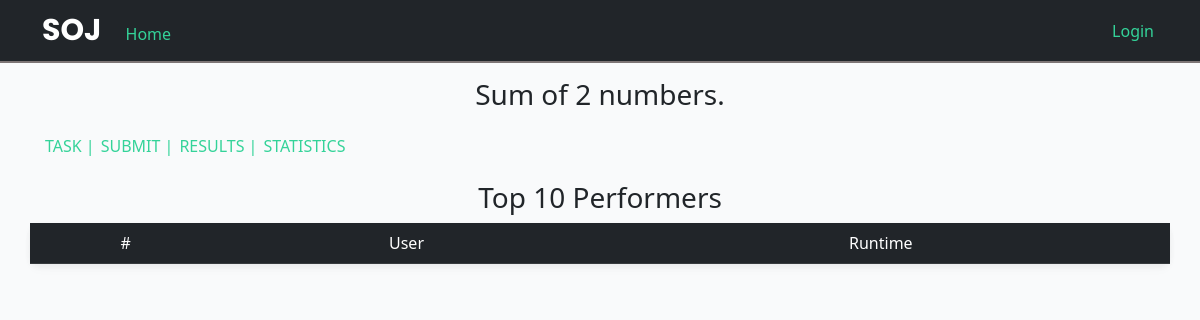
The app's page /prob_stats/1, older data.
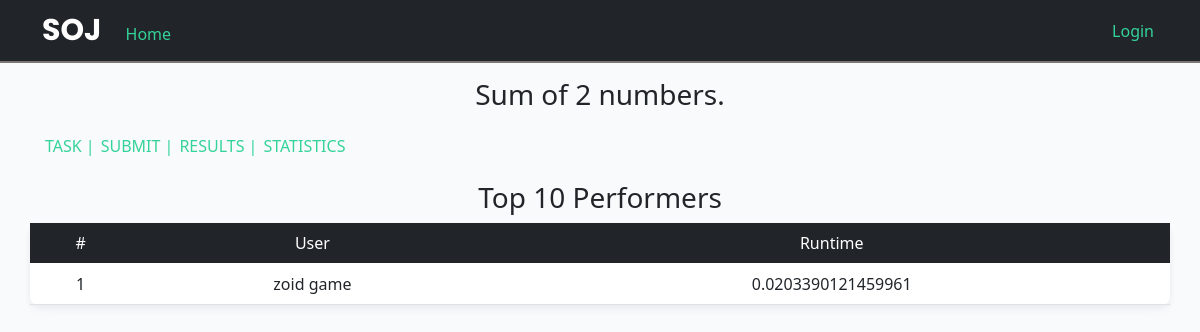
The same page, newer data.
### SOJ/models.py (models this page shows, shortened)
class Problem(db.Model):
    id = db.Column(db.Integer, primary_key=True)
    title = db.Column(db.String(100), nullable=False)
    statement = db.Column(db.String(1000), nullable=False)
    categories = db.Column(db.String(1000), nullable=True)
    input = db.Column(db.String(1000), nullable=False)
    output = db.Column(db.String(1000), nullable=False)
    constraint = db.Column(db.String(1000), nullable=False)
    solved = db.Column(db.Integer, nullable=False, default=0)
    tried = db.Column(db.Integer, nullable=False , default=0)

class User(db.Model, UserMixin):
    id = db.Column(db.Integer, primary_key=True)
    username = db.Column(db.String(20), unique=True, nullable=False)
    email = db.Column(db.String(120), unique=True, nullable=False)
    image_file = db.Column(db.String(20), nullable=False, default='default.jpg')
    password = db.Column(db.String(60), nullable=False)

class Submission(db.Model):
    id = db.Column(db.Integer, primary_key=True)
    user_id = db.Column(db.Integer, nullable=False)
    prob_id = db.Column(db.Integer, nullable=False)
    code = db.Column(db.String(10000), nullable=False)
    language = db.Column(db.String(10), nullable=False)
    date = db.Column(db.DateTime, nullable=False, default=datetime.utcnow)
    runtime = db.Column(db.String(10), nullable=False, default="0")
    status = db.Column(db.String(1), nullable=False, default="U") # U->unsolved A->accepted W->wrong

### SOJ/main/routes.py (the view)
@main.route('/prob_stats/<int:id>')
def prob_stats(id):
    prob = Problem.query.filter_by(id=id).first()
    subs = Submission.query.filter_by(prob_id=id, status='A').all()
    total_subs = len(subs)
    subs.sort(key=lambda x: x.runtime)
    user_visited = {}
    for s in subs[::-1]:
        if (s.user_id not in user_visited):
            user_visited[s.user_id] = s.runtime
        if (len(user_visited) == 10):
            break
    top_10 = []
    ind = 0
    for (uid, rtime) in sorted(user_visited.items(), key=lambda x: x[1]):
        top_10.append((ind,User.query.filter_by(id=uid).first().username, rtime))
        ind += 1
    return render_template("prob_stats.html", prob=prob, top_10 = top_10)

### SOJ/templates/prob_stats.html (shortened to what this page needs)
{% extends 'layout.html' %}
{% block content %}
<div class="container" style="margin-top:10px; margin-bottom:10px;">
    <p class="text-center fs-3 text-bolder ">{{ prob.title }}</p>
    <div class="d-flex flex-row">
        <a class="custom-link" href="{{ url_for('main.task', id=prob.id) }}" style="padding:3px;">TASK |</a>
        <a class="custom-link" href="{{ url_for('main.submit', id=prob.id) }}" style="padding:3px;"> SUBMIT |</a>
        <a class="custom-link" href="{{ url_for('main.result', prob_id=prob.id) }}" style="padding:3px;"> RESULTS |</a>
        <a class="custom-link" href="" style="padding:3px;"> STATISTICS</a>
    </div>
</div>
<h3 style="text-align: center; margin-top: 20px;">
    Top 10 Performers
</h3>
<div class="container custom-card" style=" padding:0px;">
    <table class="table" style="">
        <thead class="table-dark">
            <tr>
                <td>#</td>
                <td>User</td>
                <td>Runtime</td>
            </tr>
        </thead>
        {% for i in top_10 %}
            <tr>
                <td>{{ i[0]+1 }}</td>
                <td>{{ i[1] }}</td>
                <td>{{ i[2] }}</td>
            </tr>
        {% endfor %}
    </table>
</div>
{% endblock %}

### SOJ/templates/layout.html (shortened to what this page needs)
<!DOCTYPE html>
<html>
<head>
    <link href="https://cdn.jsdelivr.net/npm/bootstrap@5.0.2/dist/css/bootstrap.min.css" rel="stylesheet">
    <link rel="stylesheet" href="{{ url_for('static', filename='css/layout.css') }}">
</head>
<body style="background-color: #f9fafb;">
    <nav class="navbar navbar-dark bg-dark ">
        <div class="container">
            <div>
                <a  class="navbar-brand" style="font-size:30px; font-weight: bold; font-family: 'Poppins', sans-serif;">SOJ</a>
                <a href="/" class="custom-link">Home</a>
            </div>
            <div>
                {% if current_user.is_authenticated %}
                <img class="rounded-circle" src="{{ url_for('static', filename='profile_pics/' + current_user.image_file) }}" width="25" height="25" >
                    <a class="custom-link" href="{{ url_for('users.account') }}">{{ current_user.username }} </a><span style="color: #34d399  ;">| </span>
                    <a class="custom-link" href="{{ url_for('users.logout') }}">Logout</a>
                {% else %}
                    <a class="custom-link" href="{{ url_for('users.login') }}">Login</a>
                {% endif %}
        </div>
    </nav>
    {% block content %}{% endblock %}
</body>
</html>

### SOJ/static/css/layout.css (style rules this page uses)
.custom-card { background-color: white; padding: 10px ; border-radius: 8px; box-shadow: rgba(0, 0, 0, 0.04) 0px 2px 6px, rgba(0, 0, 0, 0.02) 0px 4px 8px, rgba(0, 0, 0, 0.02) 0px 6px 12px; }
a { transition: all 0.3s; }
.custom-link { text-decoration: None; padding: 4px; color: #34d399 ; }
nav { border-bottom: 2px solid rgb(125, 117, 117); }

### SOJ/templates/prob_stats.html (style rules this page uses)
th, td { text-align: center; }

Row changes from the older to the newer data that the page shows:
added User: username "zoid game"
added Submission: runtime "0.0203390121459961"
Text that changed along with them:
new list line: "1"
